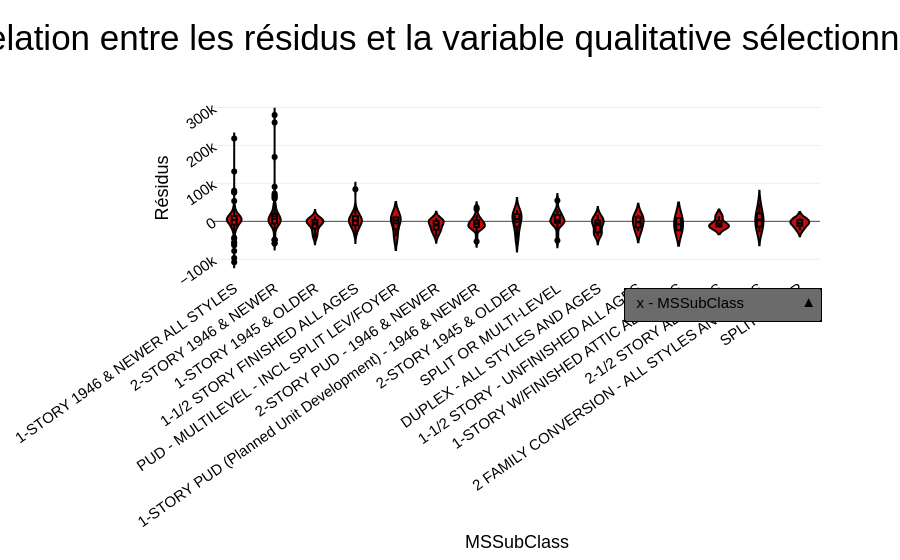

The cell this chart's notebook holds for it:
### Code cell
categorical_cols = [col for col in df_test.columns if df_test[col].dtype == "object"]

violin(df_test, "MSSubClass", "residus", categorical_cols)

### Figure 1 — Plotly figure (JSON) as saved in the notebook; plotly's stock layout.template omitted (floating-point values rounded to 4 significant figures; data arrays with more than 128 entries replaced by an {"elided": "..."} marker saying what was removed)
{"data": [{"box": {"visible": true}, "fillcolor": "rgb(200, 10, 10)", "line": {"color": "black"}, "marker": {"color": "black"}, "meanline": {"visible": true}, "type": "violin", "x": {"elided": "482 str values"}, "y": {"elided": "482 float values"}}], "layout": {"title": {"text": "Relation entre les résidus et la variable qualitative sélectionnée"}, "updatemenus": [{"bgcolor": "#6B6B6B", "bordercolor": "#000000", "borderwidth": 1.5, "buttons": [{"args": [{"x": {"elided": "1x482 str values"}}, {"xaxis": {"title": "MSSubClass"}}], "label": "x - MSSubClass", "method": "update"}, {"args": [{"x": {"elided": "1x482 str values"}}, {"xaxis": {"title": "MSZoning"}}], "label": "x - MSZoning", "method": "update"}, {"args": [{"x": {"elided": "1x482 str values"}}, {"xaxis": {"title": "Street"}}], "label": "x - Street", "method": "update"}, {"args": [{"x": {"elided": "1x482 str values"}}, {"xaxis": {"title": "Alley"}}], "label": "x - Alley", "method": "update"}, {"args": [{"x": {"elided": "1x482 str values"}}, {"xaxis": {"title": "LotShape"}}], "label": "x - LotShape", "method": "update"}, {"args": [{"x": {"elided": "1x482 str values"}}, {"xaxis": {"title": "LandContour"}}], "label": "x - LandContour", "method": "update"}, {"args": [{"x": {"elided": "1x482 str values"}}, {"xaxis": {"title": "Utilities"}}], "label": "x - Utilities", "method": "update"}, {"args": [{"x": {"elided": "1x482 str values"}}, {"xaxis": {"title": "LotConfig"}}], "label": "x - LotConfig", "method": "update"}, {"args": [{"x": {"elided": "1x482 str values"}}, {"xaxis": {"title": "LandSlope"}}], "label": "x - LandSlope", "method": "update"}, {"args": [{"x": {"elided": "1x482 str values"}}, {"xaxis": {"title": "Neighborhood"}}], "label": "x - Neighborhood", "method": "update"}, {"args": [{"x": {"elided": "1x482 str values"}}, {"xaxis": {"title": "Condition1"}}], "label": "x - Condition1", "method": "update"}, {"args": [{"x": {"elided": "1x482 str values"}}, {"xaxis": {"title": "Condition2"}}], "label": "x - Condition2", "method": "update"}, {"args": [{"x": {"elided": "1x482 str values"}}, {"xaxis": {"title": "BldgType"}}], "label": "x - BldgType", "method": "update"}, {"args": [{"x": {"elided": "1x482 str values"}}, {"xaxis": {"title": "HouseStyle"}}], "label": "x - HouseStyle", "method": "update"}, {"args": [{"x": {"elided": "1x482 str values"}}, {"xaxis": {"title": "OverallQual"}}], "label": "x - OverallQual", "method": "update"}, {"args": [{"x": {"elided": "1x482 str values"}}, {"xaxis": {"title": "OverallCond"}}], "label": "x - OverallCond", "method": "update"}, {"args": [{"x": {"elided": "1x482 str values"}}, {"xaxis": {"title": "RoofStyle"}}], "label": "x - RoofStyle", "method": "update"}, {"args": [{"x": {"elided": "1x482 str values"}}, {"xaxis": {"title": "RoofMatl"}}], "label": "x - RoofMatl", "method": "update"}, {"args": [{"x": {"elided": "1x482 str values"}}, {"xaxis": {"title": "Exterior1st"}}], "label": "x - Exterior1st", "method": "update"}, {"args": [{"x": {"elided": "1x482 str values"}}, {"xaxis": {"title": "Exterior2nd"}}], "label": "x - Exterior2nd", "method": "update"}, {"args": [{"x": {"elided": "1x482 str values"}}, {"xaxis": {"title": "MasVnrType"}}], "label": "x - MasVnrType", "method": "update"}, {"args": [{"x": {"elided": "1x482 str values"}}, {"xaxis": {"title": "ExterQual"}}], "label": "x - ExterQual", "method": "update"}, {"args": [{"x": {"elided": "1x482 str values"}}, {"xaxis": {"title": "ExterCond"}}], "label": "x - ExterCond", "method": "update"}, {"args": [{"x": {"elided": "1x482 str values"}}, {"xaxis": {"title": "Foundation"}}], "label": "x - Foundation", "method": "update"}, {"args": [{"x": {"elided": "1x482 str values"}}, {"xaxis": {"title": "BsmtQual"}}], "label": "x - BsmtQual", "method": "update"}, {"args": [{"x": {"elided": "1x482 str values"}}, {"xaxis": {"title": "BsmtCond"}}], "label": "x - BsmtCond", "method": "update"}, {"args": [{"x": {"elided": "1x482 str values"}}, {"xaxis": {"title": "BsmtExposure"}}], "label": "x - BsmtExposure", "method": "update"}, {"args": [{"x": {"elided": "1x482 str values"}}, {"xaxis": {"title": "BsmtFinType1"}}], "label": "x - BsmtFinType1", "method": "update"}, {"args": [{"x": {"elided": "1x482 str values"}}, {"xaxis": {"title": "BsmtFinType2"}}], "label": "x - BsmtFinType2", "method": "update"}, {"args": [{"x": {"elided": "1x482 str values"}}, {"xaxis": {"title": "Heating"}}], "label": "x - Heating", "method": "update"}, {"args": [{"x": {"elided": "1x482 str values"}}, {"xaxis": {"title": "HeatingQC"}}], "label": "x - HeatingQC", "method": "update"}, {"args": [{"x": {"elided": "1x482 str values"}}, {"xaxis": {"title": "CentralAir"}}], "label": "x - CentralAir", "method": "update"}, {"args": [{"x": {"elided": "1x482 str values"}}, {"xaxis": {"title": "Electrical"}}], "label": "x - Electrical", "method": "update"}, {"args": [{"x": {"elided": "1x482 str values"}}, {"xaxis": {"title": "KitchenQual"}}], "label": "x - KitchenQual", "method": "update"}, {"args": [{"x": {"elided": "1x482 str values"}}, {"xaxis": {"title": "Functional"}}], "label": "x - Functional", "method": "update"}, {"args": [{"x": {"elided": "1x482 str values"}}, {"xaxis": {"title": "FireplaceQu"}}], "label": "x - FireplaceQu", "method": "update"}, {"args": [{"x": {"elided": "1x482 str values"}}, {"xaxis": {"title": "GarageType"}}], "label": "x - GarageType", "method": "update"}, {"args": [{"x": {"elided": "1x482 str values"}}, {"xaxis": {"title": "GarageFinish"}}], "label": "x - GarageFinish", "method": "update"}, {"args": [{"x": {"elided": "1x482 str values"}}, {"xaxis": {"title": "GarageQual"}}], "label": "x - GarageQual", "method": "update"}, {"args": [{"x": {"elided": "1x482 str values"}}, {"xaxis": {"title": "GarageCond"}}], "label": "x - GarageCond", "method": "update"}, {"args": [{"x": {"elided": "1x482 str values"}}, {"xaxis": {"title": "PavedDrive"}}], "label": "x - PavedDrive", "method": "update"}, {"args": [{"x": {"elided": "1x482 str values"}}, {"xaxis": {"title": "PoolQC"}}], "label": "x - PoolQC", "method": "update"}, {"args": [{"x": {"elided": "1x482 str values"}}, {"xaxis": {"title": "Fence"}}], "label": "x - Fence", "method": "update"}, {"args": [{"x": {"elided": "1x482 str values"}}, {"xaxis": {"title": "MiscFeature"}}], "label": "x - MiscFeature", "method": "update"}, {"args": [{"x": {"elided": "1x482 str values"}}, {"xaxis": {"title": "MoSold"}}], "label": "x - MoSold", "method": "update"}, {"args": [{"x": {"elided": "1x482 str values"}}, {"xaxis": {"title": "YrSold"}}], "label": "x - YrSold", "method": "update"}, {"args": [{"x": {"elided": "1x482 str values"}}, {"xaxis": {"title": "SaleType"}}], "label": "x - SaleType", "method": "update"}, {"args": [{"x": {"elided": "1x482 str values"}}, {"xaxis": {"title": "SaleCondition"}}], "label": "x - SaleCondition", "method": "update"}, {"args": [{"x": {"elided": "1x482 str values"}}, {"xaxis": {"title": "LotShape_agg"}}], "label": "x - LotShape_agg", "method": "update"}, {"args": [{"x": {"elided": "1x482 str values"}}, {"xaxis": {"title": "LotConfig_agg"}}], "label": "x - LotConfig_agg", "method": "update"}, {"args": [{"x": {"elided": "1x482 str values"}}, {"xaxis": {"title": "Neighborhood_agg"}}], "label": "x - Neighborhood_agg", "method": "update"}, {"args": [{"x": {"elided": "1x482 str values"}}, {"xaxis": {"title": "Condition1_agg"}}], "label": "x - Condition1_agg", "method": "update"}, {"args": [{"x": {"elided": "1x482 str values"}}, {"xaxis": {"title": "OverallCond_agg"}}], "label": "x - OverallCond_agg", "method": "update"}, {"args": [{"x": {"elided": "1x482 str values"}}, {"xaxis": {"title": "OverallQual_agg"}}], "label": "x - OverallQual_agg", "method": "update"}, {"args": [{"x": {"elided": "1x482 str values"}}, {"xaxis": {"title": "Exterior1st_agg"}}], "label": "x - Exterior1st_agg", "method": "update"}, {"args": [{"x": {"elided": "1x482 str values"}}, {"xaxis": {"title": "Exterior2nd_agg"}}], "label": "x - Exterior2nd_agg", "method": "update"}, {"args": [{"x": {"elided": "1x482 str values"}}, {"xaxis": {"title": "HeatingQC_agg"}}], "label": "x - HeatingQC_agg", "method": "update"}, {"args": [{"x": {"elided": "1x482 str values"}}, {"xaxis": {"title": "BsmtFullBath_optb"}}], "label": "x - BsmtFullBath_optb", "method": "update"}, {"args": [{"x": {"elided": "1x482 str values"}}, {"xaxis": {"title": "BsmtHalfBath_optb"}}], "label": "x - BsmtHalfBath_optb", "method": "update"}, {"args": [{"x": {"elided": "1x482 str values"}}, {"xaxis": {"title": "FullBath_optb"}}], "label": "x - FullBath_optb", "method": "update"}, {"args": [{"x": {"elided": "1x482 str values"}}, {"xaxis": {"title": "HalfBath_optb"}}], "label": "x - HalfBath_optb", "method": "update"}, {"args": [{"x": {"elided": "1x482 str values"}}, {"xaxis": {"title": "Functional_agg"}}], "label": "x - Functional_agg", "method": "update"}, {"args": [{"x": {"elided": "1x482 str values"}}, {"xaxis": {"title": "Fireplaces_optb"}}], "label": "x - Fireplaces_optb", "method": "update"}, {"args": [{"x": {"elided": "1x482 str values"}}, {"xaxis": {"title": "FireplaceQu_agg"}}], "label": "x - FireplaceQu_agg", "method": "update"}, {"args": [{"x": {"elided": "1x482 str values"}}, {"xaxis": {"title": "GarageType_optb"}}], "label": "x - GarageType_optb", "method": "update"}, {"args": [{"x": {"elided": "1x482 str values"}}, {"xaxis": {"title": "GarageQual_agg"}}], "label": "x - GarageQual_agg", "method": "update"}, {"args": [{"x": {"elided": "1x482 str values"}}, {"xaxis": {"title": "SaleType_optb"}}], "label": "x - SaleType_optb", "method": "update"}, {"args": [{"x": {"elided": "1x482 str values"}}, {"xaxis": {"title": "SaleCondition_optb"}}], "label": "x - SaleCondition_optb", "method": "update"}, {"args": [{"x": {"elided": "1x482 str values"}}, {"xaxis": {"title": "ExterQual_ord"}}], "label": "x - ExterQual_ord", "method": "update"}, {"args": [{"x": {"elided": "1x482 str values"}}, {"xaxis": {"title": "ExterCond_ord"}}], "label": "x - ExterCond_ord", "method": "update"}, {"args": [{"x": {"elided": "1x482 str values"}}, {"xaxis": {"title": "BsmtQual_ord"}}], "label": "x - BsmtQual_ord", "method": "update"}, {"args": [{"x": {"elided": "1x482 str values"}}, {"xaxis": {"title": "BsmtCond_ord"}}], "label": "x - BsmtCond_ord", "method": "update"}, {"args": [{"x": {"elided": "1x482 str values"}}, {"xaxis": {"title": "HeatingQC_ord"}}], "label": "x - HeatingQC_ord", "method": "update"}, {"args": [{"x": {"elided": "1x482 str values"}}, {"xaxis": {"title": "KitchenQual_ord"}}], "label": "x - KitchenQual_ord", "method": "update"}, {"args": [{"x": {"elided": "1x482 str values"}}, {"xaxis": {"title": "FireplaceQu_ord"}}], "label": "x - FireplaceQu_ord", "method": "update"}, {"args": [{"x": {"elided": "1x482 str values"}}, {"xaxis": {"title": "GarageQual_ord"}}], "label": "x - GarageQual_ord", "method": "update"}, {"args": [{"x": {"elided": "1x482 str values"}}, {"xaxis": {"title": "GarageCond_ord"}}], "label": "x - GarageCond_ord", "method": "update"}, {"args": [{"x": {"elided": "1x482 str values"}}, {"xaxis": {"title": "PoolQC_ord"}}], "label": "x - PoolQC_ord", "method": "update"}, {"args": [{"x": {"elided": "1x482 str values"}}, {"xaxis": {"title": "Neighborhood_agg2"}}], "label": "x - Neighborhood_agg2", "method": "update"}], "direction": "up", "showactive": true, "x": 1, "xanchor": "right", "y": -0.25, "yanchor": "bottom"}], "xaxis": {"title": {"text": "MSSubClass"}}, "yaxis": {"title": {"text": "Résidus"}}}}
